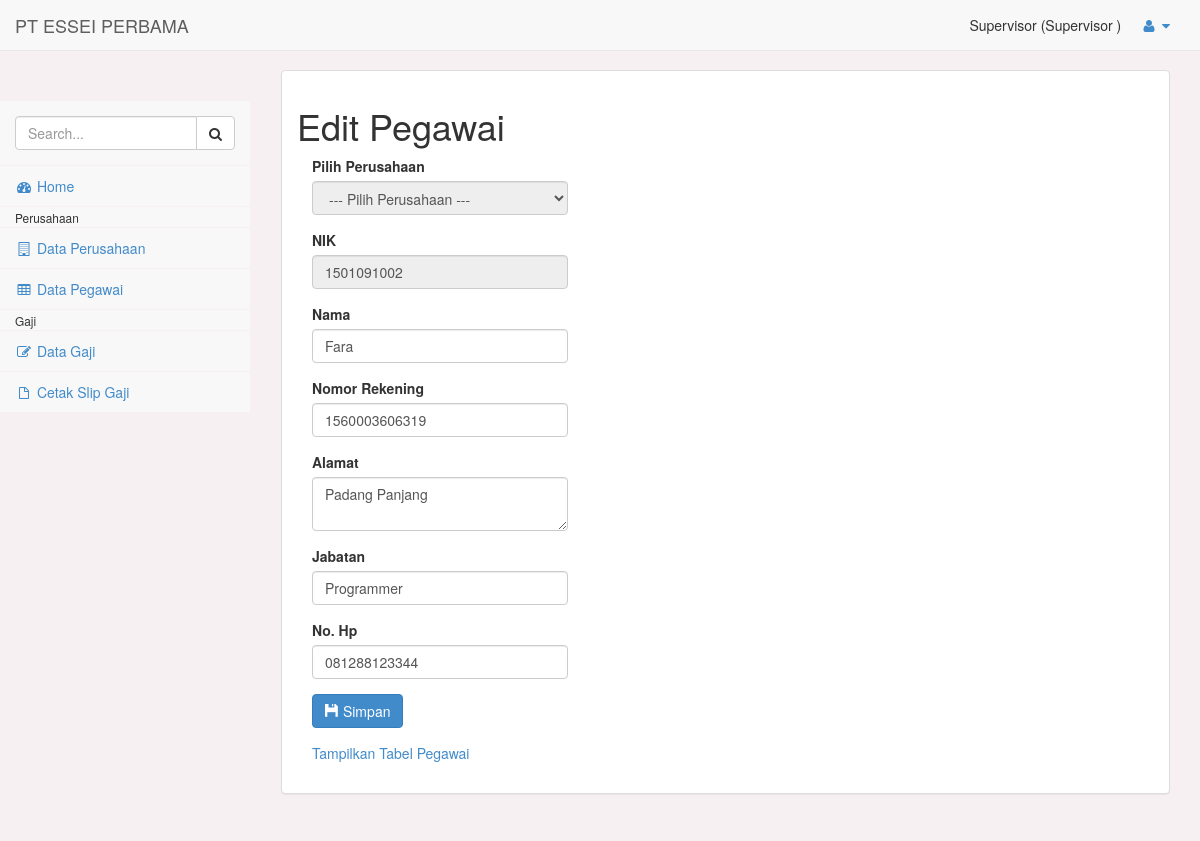
The app's page /pages/index.php?p=pegawai&page=edit&nip=1501091002 (signed in), older data.
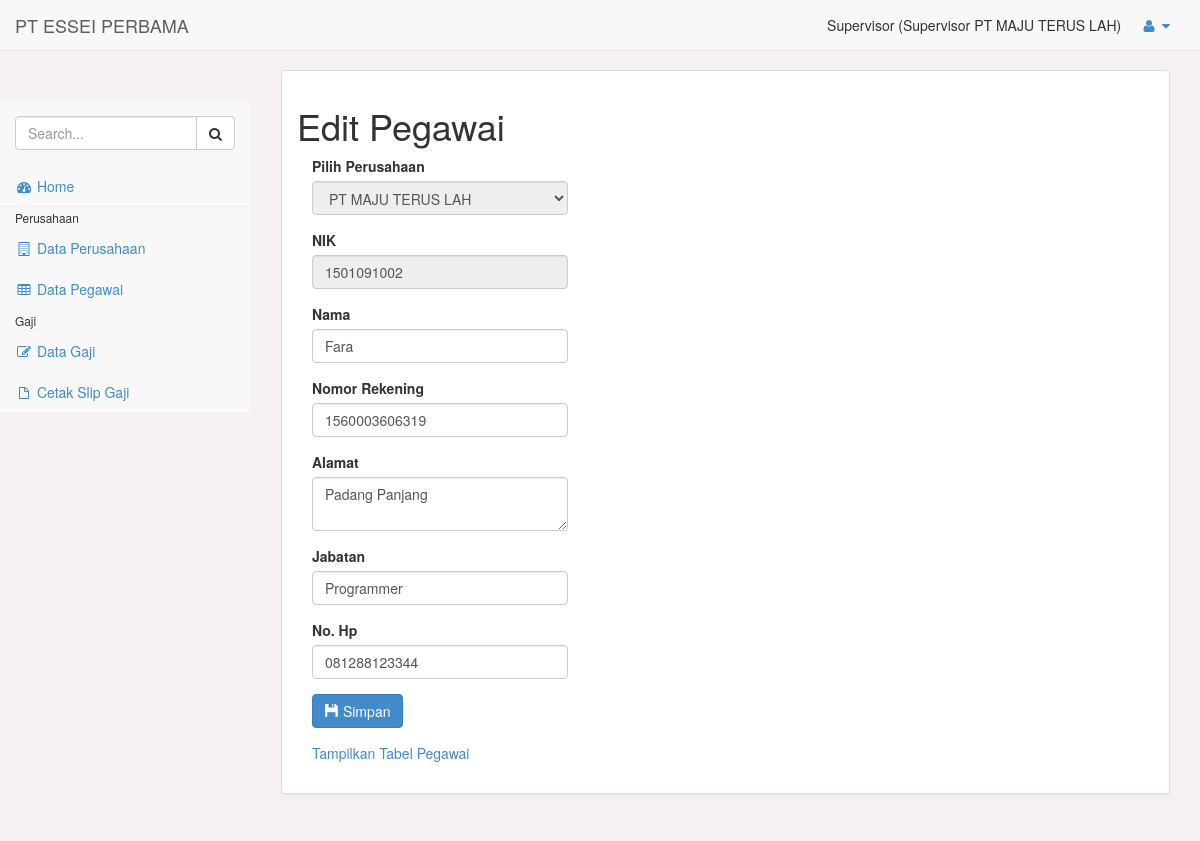
The same page, newer data.
### tables this page shows
CREATE TABLE `pegawai` (
  `nip` varchar(10) NOT NULL,
  `nama` varchar(50) NOT NULL,
  `nomor_rekening` varchar(20) NOT NULL,
  `alamat` text NOT NULL,
  `jabatan` varchar(20) NOT NULL,
  `nohp` varchar(12) NOT NULL,
  `id_perusahaan` int(11) NOT NULL
);

CREATE TABLE `perusahaan` (
  `id_perusahaan` int(11) NOT NULL,
  `nama` varchar(200) NOT NULL,
  `alamat` text NOT NULL
);

### pages/pegawai/pegawai.php (the view, shortened to what this page needs)
<?php
if($_SESSION['level']!="spv" && $_SESSION['level']!="super"){
  echo "<script>location='index.php'</script>";
}else{
  include_once '_part/koneksi.php';
  $page = isset($_GET['page']) ? $_GET['page'] : 'list';
  switch ($page) {
  ?>
  <?php
  case 'edit':
  $nip = $_GET['nip'];
  $sql = "SELECT * FROM pegawai WHERE nip='$nip'";
  $row = $koneksi->prepare($sql);
  $row->execute();
  $isi = $row->fetch(PDO::FETCH_OBJ);
  $nama = $isi->nama;
  $nomor_rekening = $isi->nomor_rekening;
  $alamat = $isi->alamat;
  $jabatan = $isi->jabatan;
  $nohp = $isi->nohp;
  $id_perusahaan = $isi->id_perusahaan;
  ?>
  <h1>Edit Pegawai</h1>
  <form id="form1" name="form1" method="post" action="pegawai/aksi_pegawai.php">
    <div class="col-lg-4">
      <div class="form-group">
        <label>Pilih Perusahaan</label>
        <select class="form-control" name="id_perusahaan" disabled="">
          <option value="">--- Pilih Perusahaan ---</option>
          <?php
            $where = $_SESSION['level']=="spv"? "WHERE id_perusahaan='".$_SESSION['id_perusahaan']."'": "";
            $sqlPerusahaan = "SELECT * FROM perusahaan $where ORDER BY nama ASC";
            $rowPerusahaan = $koneksi->prepare($sqlPerusahaan);
            $rowPerusahaan->execute();
            $hasilPerusahaan = $rowPerusahaan->fetchAll(PDO::FETCH_OBJ);
            foreach($hasilPerusahaan as $isiPerusahaan){
          ?>
          <option value="<?= $isiPerusahaan->id_perusahaan ?>" <?= $id_perusahaan==$isiPerusahaan->id_perusahaan? "selected": ""; ?>><?= $isiPerusahaan->nama ?></option>
          <?php } ?>
        </select>
      </div>
      <div class="form-group">
        <label>NIK</label>
        <input type="number" class="form-control" name="nip" placeholder="Masukkan NIK" value="<?= $nip ?>" readonly="">
      </div>
      <div class="form-group">
        <label>Nama</label>
        <input type="text" class="form-control" name="nama" placeholder="Masukkan Nama" value="<?= $nama ?>">
      </div>
  	<div class="form-group">
        <label>Nomor Rekening</label>
        <input type="text" class="form-control" name="nomor_rekening" placeholder="Masukkan Nomor Rekening" value="<?= $nomor_rekening ?>">
      </div>
      <div class="form-group">
        <label>Alamat</label>
        <textarea class="form-control" name="alamat" placeholder="Masukkan Alamat"><?= $alamat ?></textarea>
      </div>
      <div class="form-group">
        <label>Jabatan</label>
        <input type="text" class="form-control" name="jabatan" placeholder="Masukkan Jabatan" value="<?= $jabatan ?>">
      </div>
      <div class="form-group">
        <label>No. Hp</label>
        <input type="number" class="form-control" name="nohp" placeholder="Masukkan No. Hp" value="<?= $nohp ?>">
      </div>
      <div class="form-group">
        <button name="proses" type="submit" value="edit" class="btn btn-primary">
          <i class="glyphicon glyphicon-floppy-disk"></i> Simpan
        </button>
      </div>
      <div class="form-group">
        <a href="index.php?p=pegawai">Tampilkan Tabel Pegawai</a>
      </div>
    </div>
  </form>
  <?php
  break;
  }
  ?>
<?php } ?>

### pages/_part/header.php (shortened to what this page needs)
<?php
    $level = $_SESSION['level'];
    if($level=="keu"){$level="Keuangan";}else if($level=="spv"){$level="Supervisor";}else if($level=="super"){$level="Administrator";}
?>
<!DOCTYPE html>
<html>
<head>
    <link href="../assets/css/bootstrap.min.css" rel="stylesheet">
    <link href="../assets/css/plugins/dataTables/dataTables.bootstrap.css" rel="stylesheet">
    <link href="../assets/font-awesome/css/font-awesome.css" rel="stylesheet">
    <link href="../assets/css/plugins/morris/morris-0.4.3.min.css" rel="stylesheet">
    <link href="../assets/css/plugins/timeline/timeline.css" rel="stylesheet">
    <link href="../assets/css/sb-admin.css" rel="stylesheet">
</head>
<body>
    <div id="wrapper">
        <nav class="navbar navbar-default navbar-fixed-top" role="navigation" style="margin-bottom: 0">
            <div class="navbar-header">
                <a class="navbar-brand" href="index.php">PT ESSEI PERBAMA</a>
            </div>
            <ul class="nav navbar-top-links navbar-right">
                <span><?= $_SESSION['nama'] ?> (<?= $level ?> <?= $level=="Supervisor"? $_SESSION['nama_perusahaan']: ""; ?>)</span>
                <li class="dropdown">
                    <a class="dropdown-toggle" data-toggle="dropdown" href="#">
                        <i class="fa fa-user fa-fw"></i>  <i class="fa fa-caret-down"></i>
                    </a>
                </li>
            </ul>
        </nav>

Row changes from the older to the newer data that the page shows:
changed through a linked row, pegawai "Fara": id_perusahaan (not shown) → "PT MAJU TERUS LAH"
Text that changed along with them:
$_SESSION['nama_perusahaan']: (not shown) → "PT MAJU TERUS LAH"
form field id_perusahaan: "--- Pilih Perusahaan ---" → (not shown)
